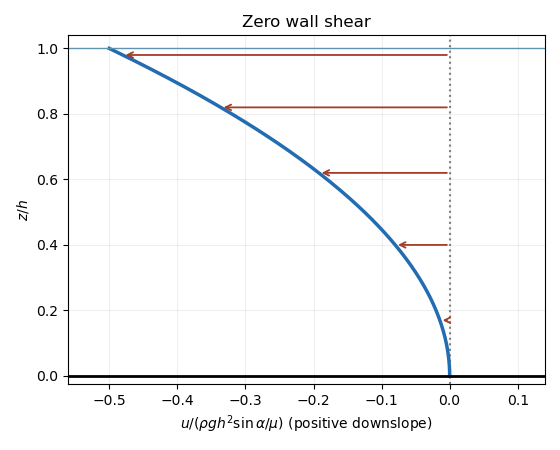

This chart was generated by the following Python code:
"""Original figure. Tested Python 3.14.4, matplotlib 3.10.7, numpy 2.3.5.
Run from the desired image directory; writes an opaque white PNG to CWD.
"""
import matplotlib
matplotlib.use("Agg")
import matplotlib.pyplot as plt
import numpy as np

Z=np.linspace(0,1,300);U=(1-(1))*Z-Z**2/2
fig,ax=plt.subplots(figsize=(5.6,4.5),dpi=100,facecolor="white")
ax.axvline(0,color="gray",ls=":");ax.plot(U,Z,color="#226cb2",lw=2.5)
ax.axhline(0,color="black",lw=2);ax.axhline(1,color="#6093b2",lw=1)
for z in [.17,.4,.62,.82,.98]:
 u=(1-(1))*z-z*z/2
 ax.annotate("",xy=(u,z),xytext=(0,z),arrowprops=dict(arrowstyle="->",color="#a33c28",lw=1.3))
ax.set(xlabel=r"$u/(\rho g h^2\sin\alpha/\mu)$ (positive downslope)",ylabel="$z/h$",ylim=(-.025,1.04),xlim=(-.56,.14),title="Zero wall shear")
ax.grid(alpha=.2);fig.tight_layout();fig.savefig("paper-1-zero-wall-shear.png",facecolor="white",transparent=False)
